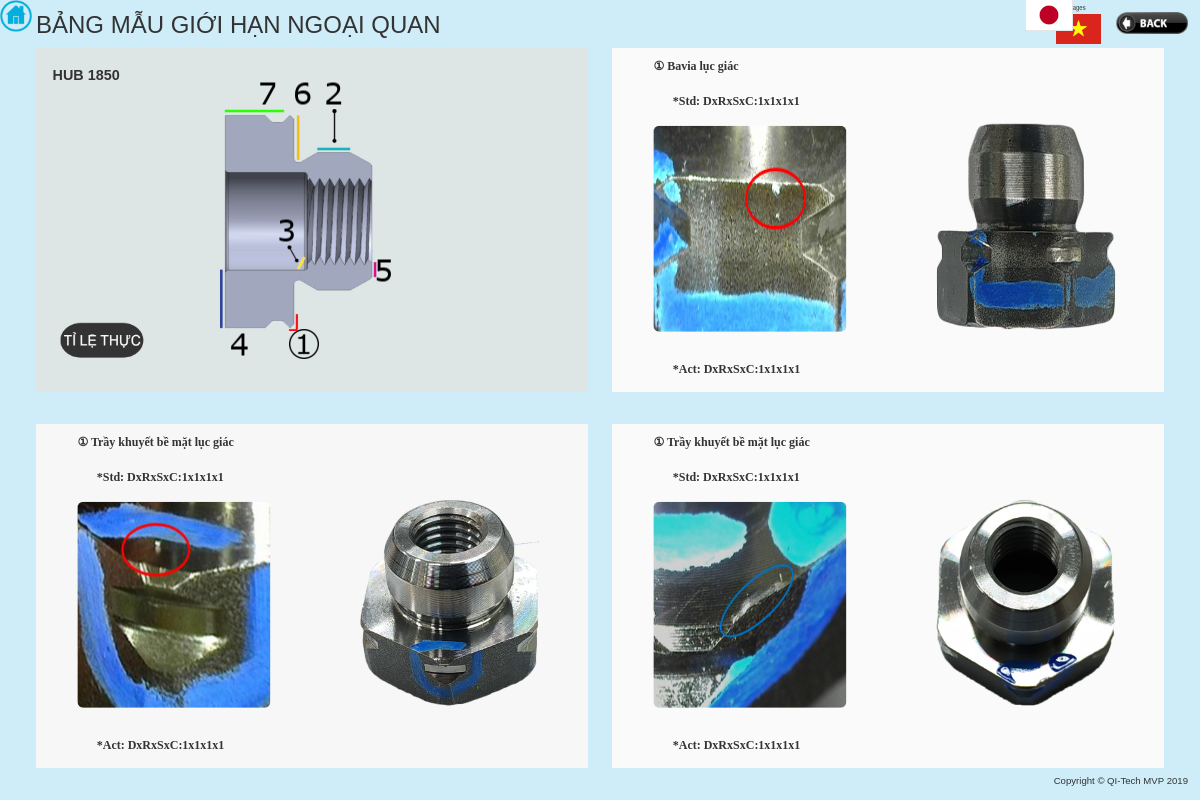
The page /HUB1850.php?ID=1 (signed in) on the database its author committed.
### tables this page shows
CREATE TABLE `hub1850` (
  `ID` int(11) NOT NULL,
  `content1` varchar(255) DEFAULT NULL,
  `content2` varchar(255) DEFAULT NULL,
  `image` varchar(255) DEFAULT NULL,
  `imagef` varchar(255) DEFAULT NULL,
  `position` varchar(255) DEFAULT NULL,
  `standard` varchar(255) DEFAULT NULL
);

### HUB1850.php (the view, shortened to what this page needs)
<?php
require_once "config.php";
if(isset($_GET["language"])){
	$language = $_GET["language"];
}
else {
	$language = "";
}
if(isset($_REQUEST['ID'])){
    $position=$_REQUEST['ID'];
	$sql = "SELECT * FROM hub1850 WHERE position = '$position'";
	$result = mysqli_query($link, $sql);
	$index = 0;
	if ($result){
		while($row = mysqli_fetch_array($result)){
			$data[$index][0] = $row['ID'];
			$data[$index][1] = $row['content1'];
			$data[$index][2] = $row['content2'];
			$data[$index][3] = $row['image'];
			$data[$index][4] = $row['imagef'];
			$data[$index][5] = $row['standard'];
			$index++;
		}
	}
}
?>
<!DOCTYPE html>
<html lang="en">
<head>
    <link rel="stylesheet" href="https://maxcdn.bootstrapcdn.com/bootstrap/3.3.7/css/bootstrap.css">
</head>
<body>
		<?php
		if ($language == "JP"){
		echo '<p id="title" >外観限度見本</p>';
		}
		else{
		echo '<p id="title" >BẢNG MẪU GIỚI HẠN NGOẠI QUAN</p>';
		}
		?>
		<div class="corner">
            <div class="lang">
                <p id="language">Languages</p>
            </div>
            <div class="flag">
                    <img id="jpflag" src="images/jpflag2.png" onclick="changeJP()" alt="">
                    <img id="vnflag" src="images/vnflag.png" onclick="changeVN()" alt="">
            </div>
    </div>
		<img id="homeBtn" src="images/homeBtn.png" alt="">
		<img id="backBtn" src="images/backBtn.png" alt="">
		<div class="viewer1" name="viewer1">
			<div id="showimage0">
				<img id="image0" src="images/hub1850.png" alt="housing">
			</div>
			<p id="line0">HUB 1850</p>
			<?php
			if ($language == "JP"){
				echo '<input type="image" id="btn0" src="images/realBtnjp.png" onclick="changeImage()" />';
				echo '<input type="image" id="btn1" src="images/1.png" onclick="location.href=\'?ID=1&language=JP\';" value="1" />';
				echo '<input type="image" id="btn2" src="images/2.png" onclick="location.href=\'?ID=2&language=JP\';" value="2" />';
				echo '<input type="image" id="btn3" src="images/3.png" onclick="location.href=\'?ID=3&language=JP\';" value="3" />';
				echo '<input type="image" id="btn4" src="images/4.png" onclick="location.href=\'?ID=4&language=JP\';" value="4" />';
				echo '<input type="image" id="btn5" src="images/5.png" onclick="location.href=\'?ID=5&language=JP\';" value="5" />';
				echo '<input type="image" id="btn6" src="images/6.png" onclick="location.href=\'?ID=6&language=JP\';" value="6" />';
				echo '<input type="image" id="btn7" src="images/7.png" onclick="location.href=\'?ID=7&language=JP\';" value="7" />';
			}
			else {
				echo '<input type="image" id="btn0" src="images/realBtn.png" onclick="changeImage()" />';
				echo '<input type="image" id="btn1" src="images/1.png" onclick="location.href=\'?ID=1\';" value="1" />';
				echo	'<input type="image" id="btn2" src="images/2.png" onclick="location.href=\'?ID=2\';" value="2" />';
				echo '<input type="image" id="btn3" src="images/3.png" onclick="location.href=\'?ID=3\';" value="3" />';
				echo '<input type="image" id="btn4" src="images/4.png" onclick="location.href=\'?ID=4\';" value="4" />';
				echo '<input type="image" id="btn5" src="images/5.png" onclick="location.href=\'?ID=5\';" value="5" />';
				echo '<input type="image" id="btn6" src="images/6.png" onclick="location.href=\'?ID=6\';" value="6" />';
				echo '<input type="image" id="btn7" src="images/7.png" onclick="location.href=\'?ID=7\';" value="7" />';
			}
			?>
		</div>
		<div class="viewer2" name="viewer2" >
			<div id="childviewer1">
				<?php if(isset($data[0][1])){
					echo '<p id="line1">'. $data[0][1] .'</p>';
				}
				if(isset($data[0][5])){
					echo '<p id="linest1">'. $data[0][5] .'</p>';
				}
			 if(isset($data[0][3])){
			echo	'<div id="showimage1">'.
					'<img id="image1" src="'.$data[0][3]. '" >'.
				'</div>';
			}
				 if(isset($data[0][2])){
					echo '<p id="line2">'. $data[0][2] .'</p>';
				}?>
			</div>
			<div id="childviewer2">
				<?php if(isset($data[0][4])){
					echo '<img id="image2" src="'. $data[0][4]. '">';
				}?>
			</div>
		</div>
		<div class="viewer3" name="viewer3" >
			<div id="childviewer3">
				<?php if(isset($data[1][1])){
						echo '<p id="line3">'. $data[1][1] .'</p>';
					}
					if(isset($data[1][5])){
						echo '<p id="linest2">'. $data[1][5] .'</p>';
					}
				if(isset($data[1][3])){
				echo	'<div id="showimage2">'.
						'<img id="image3" src="'.$data[1][3]. '" >'.
					'</div>';
				}
				if(isset($data[1][2])){
						echo '<p id="line4">'. $data[1][2] .'</p>';
				}?>
			</div>
			<div id="childviewer4">
				<?php if(isset($data[1][4])){
					echo '<img id="image4" src="'. $data[1][4]. '">';
				}?>
			</div>
		</div>
		<div class="viewer4" name="viewer4" >
			<div id="childviewer5">
				<?php if(isset($data[2][1])){
						echo '<p id="line5">'. $data[2][1] .'</p>';
					}
					if(isset($data[2][5])){
						echo '<p id="linest3">'. $data[2][5] .'</p>';
					}
				if(isset($data[2][3])){
				echo	'<div id="showimage3">'.
						'<img id="image5" src="'.$data[2][3]. '" >'.
					'</div>';
				}
				if(isset($data[2][2])){
						echo '<p id="line6">'. $data[2][2] .'</p>';
				}?>
			</div>
			<div id="childviewer6">
				<?php if(isset($data[2][4])){
					echo '<img id="image6" src="'. $data[2][4]. '">';
				}?>
			</div>
		</div>
		<p id="copyright">Copyright © QI-Tech MVP 2019</p>
</body>
</html>

### rows shown on the page
hub1850: content1 "① Bavia lục giác", standard "*Std: DxRxSxC:1x1x1x1", image (picture), content2 "*Act: DxRxSxC:1x1x1x1", imagef (picture)
hub1850: content1 "① Trầy khuyết bề mặt lục giác", standard "*Std: DxRxSxC:1x1x1x1", image (picture), content2 "*Act: DxRxSxC:1x1x1x1", imagef (picture)
hub1850: content1 "① Trầy khuyết bề mặt lục giác", standard "*Std: DxRxSxC:1x1x1x1", image (picture), content2 "*Act: DxRxSxC:1x1x1x1", imagef (picture)
